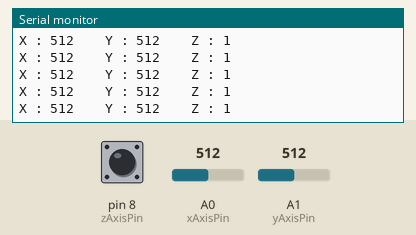
Bench run of a sketch on a simulated Arduino Uno, built with avr-gcc and run on an emulated ATmega328P. Shown: the last lines printed to the serial monitor. The test bench sets the inputs (shaded band); at power-on: A0 (xAxisPin) = 512, A1 (yAxisPin) = 512, pin 8 (zAxisPin) HIGH.

Above: at 1.2 s.
1.3 s: A0 (xAxisPin) set to 716
At 1.56 s:
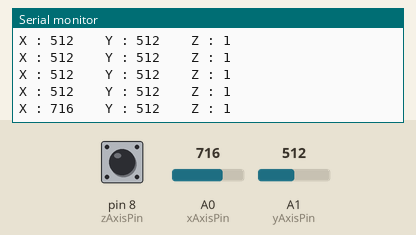
2.8 s: A1 (yAxisPin) set to 716
At 2.97 s:
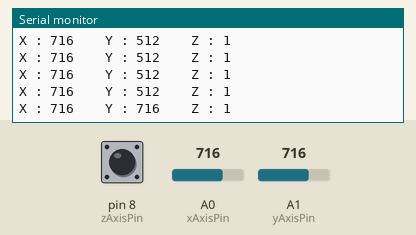
4.3 s: pin 8 (zAxisPin) pulled LOW for 0.25 s
At 4.57 s:
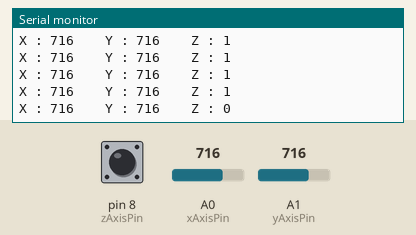
6.0 s: A0 (xAxisPin) set to 900
At 6.18 s:
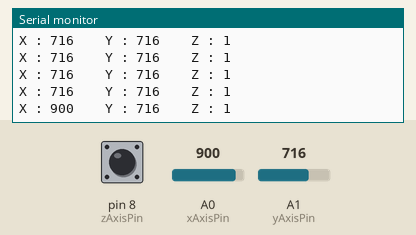
7.5 s: pin 8 (zAxisPin) pulled LOW for 1 s
At 7.78 s:
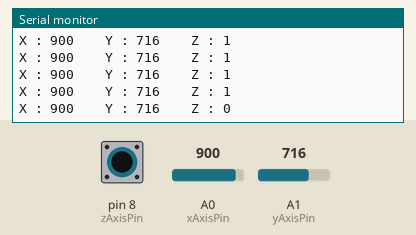
10.0 s: A1 (yAxisPin) set to 900
At 10.19 s:
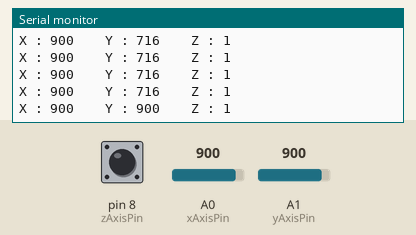
Timing chart, 0 to 12.5 s (numbered marks = the images above; inputs shaded):
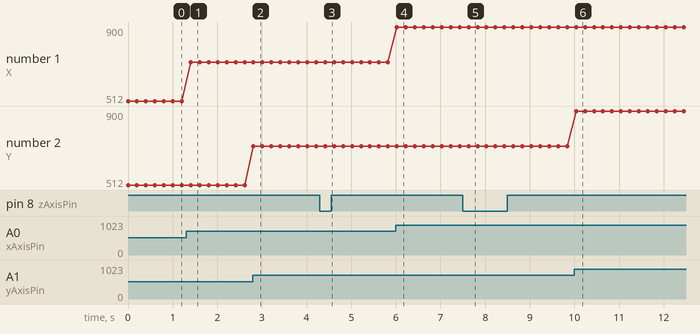

The sketch:

12.1.1_thermistor.ino
```cpp
int xAxisPin = 0; // define X pin of Joystick
int yAxisPin = 1; // define Y pin of Joystick
int zAxisPin = 8; // define Z pin of Joystick
int xVal, yVal, zVal; // define 3 variables to store the values of 3 direction
void setup() {
 pinMode(zAxisPin, INPUT_PULLUP); // initialize the port to pull-up input
 Serial.begin(9600); // initialize the serial port with baud rate 9600
}
void loop() {
 // read analog value in XY axis
 xVal = analogRead(xAxisPin);
 yVal = analogRead(yAxisPin);
 // read digital value of switch in Z axis
 zVal = digitalRead(zAxisPin);
 //print the data read above
 Serial.print("X : ");
 Serial.print(xVal);
 Serial.print(" \t Y : ");
 Serial.print(yVal);
 Serial.print(" \t Z : ");
 Serial.println(zVal);
 delay(200);
}
```

Measured:
- after the input at 1.3 s, the serial monitor: prints a new line after 0.11 s (image 1)
- after the input at 2.8 s, the serial monitor: prints a new line at once (image 2)
- after the input at 4.3 s, the serial monitor: prints a new line after 0.12 s (image 3)
- after the input at 6.0 s, the serial monitor: prints a new line at once (image 4)
- after the input at 7.5 s, the serial monitor: prints a new line after 0.13 s (image 5)
- after the input at 10.0 s, the serial monitor: prints a new line at once (image 6)
- plotted number 1: 512 → 716 after the input at 1.3 s, 716 → 900 after the input at 6.0 s
